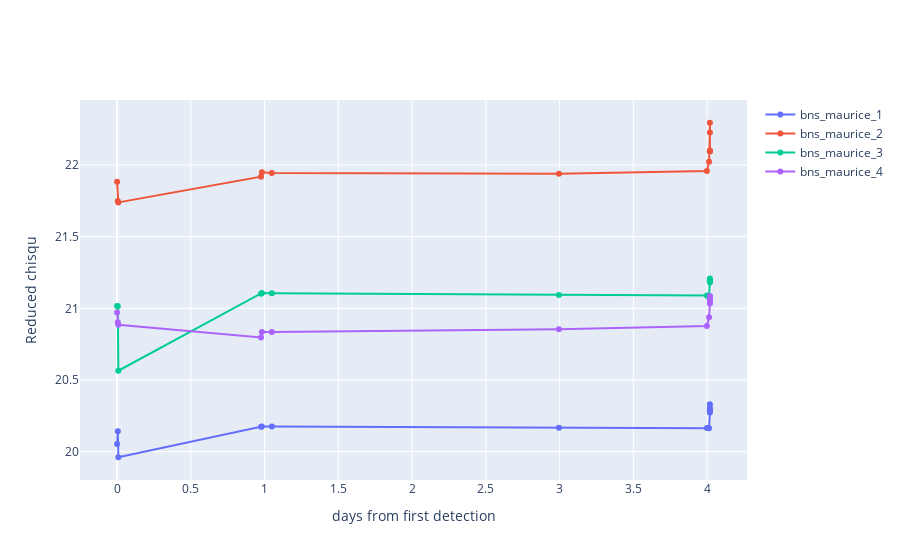

Write notebook code for a chart like this one.
### Code cell
fig = go.Figure()

for key in pos_df_dict.keys():
    fig.add_trace(go.Scatter(x=pos_df_dict[key]["latest_det"] - pos_df_dict[key]["first_det"], y = pos_df_dict[key]["obspeak_model_B"], name=key))

fig.update_layout({"xaxis_title": "days from first detection",
                   "yaxis_title": "Reduced chisqu"})
fig.show()

### Figure 1 — Plotly figure (JSON) as saved in the notebook; plotly's stock layout.template omitted (floating-point values rounded to 4 significant figures)
{"data": [{"name": "bns_maurice_1", "type": "scatter", "x": [0, 0.0049, 0.0084, 0.9757, 0.9818, 1.049, 2.996, 3.999, 4.013, 4.019, 4.019, 4.019, 4.019, 4.019, 4.019], "y": [20.05, 20.14, 19.96, 20.17, 20.18, 20.18, 20.17, 20.17, 20.16, 20.27, 20.3, 20.33, 20.29, 20.29, 20.29]}, {"name": "bns_maurice_2", "type": "scatter", "x": [0, 0.0049, 0.0084, 0.9757, 0.9818, 1.049, 2.996, 3.999, 4.013, 4.019, 4.019, 4.019, 4.019, 4.019, 4.019], "y": [21.88, 21.75, 21.74, 21.92, 21.95, 21.95, 21.94, 21.96, 22.02, 22.23, 22.3, 22.1, 22.1, 22.1, 22.1]}, {"name": "bns_maurice_3", "type": "scatter", "x": [0, 0.0049, 0.0084, 0.9757, 0.9818, 1.049, 2.996, 3.999, 4.013, 4.019, 4.019, 4.019, 4.019, 4.019, 4.019], "y": [21.02, 21.02, 20.56, 21.1, 21.11, 21.11, 21.09, 21.09, 21.08, 21.18, 21.2, 21.21, 21.19, 21.19, 21.19]}, {"name": "bns_maurice_4", "type": "scatter", "x": [0, 0.0049, 0.0084, 0.9757, 0.9818, 1.049, 2.996, 3.999, 4.013, 4.019, 4.019, 4.019, 4.019, 4.019, 4.019], "y": [20.97, 20.9, 20.89, 20.8, 20.83, 20.83, 20.85, 20.88, 20.94, 21.03, 21.05, 21.06, 21.07, 21.08, 21.09]}], "layout": {"xaxis": {"title": {"text": "days from first detection"}}, "yaxis": {"title": {"text": "Reduced chisqu"}}}}
